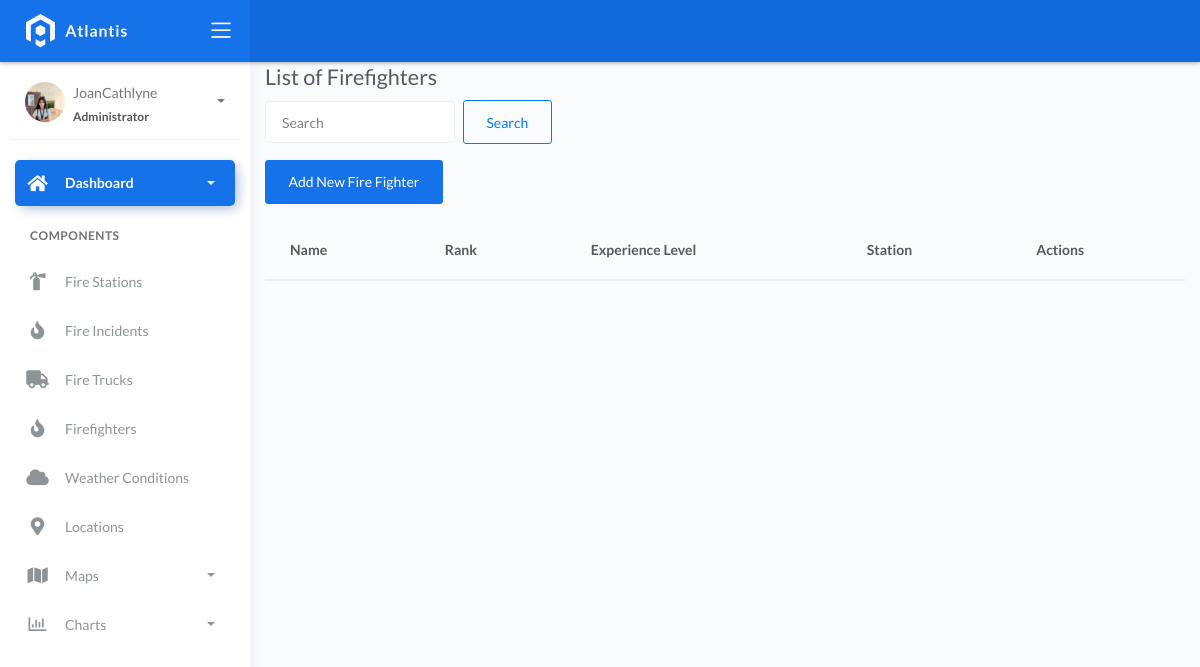
Page /firefighters/ on the earlier database version.
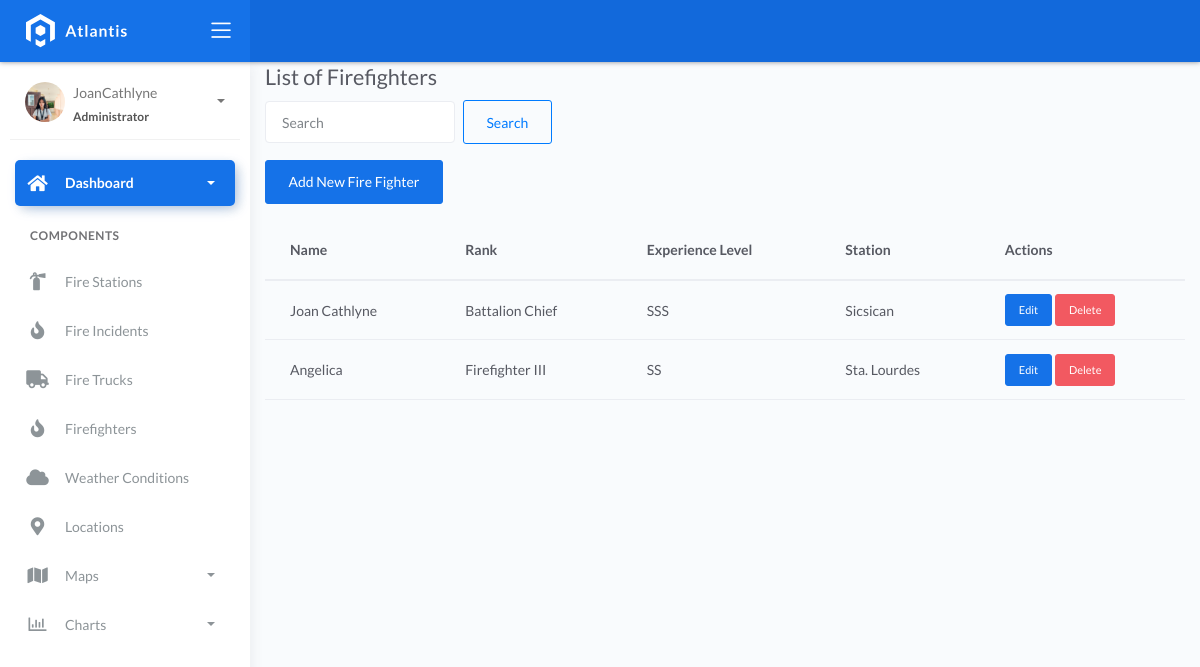
Same page on the later database version.
### fire/models.py (models this page shows, shortened)
class BaseModel(models.Model):
    created_at = models.DateTimeField(auto_now_add=True, db_index=True)
    updated_at = models.DateTimeField(auto_now=True)
    class Meta:
        abstract = True

class Firefighters(BaseModel):
    XP_CHOICES = (
        ('Probationary Firefighter', 'Probationary Firefighter'),
        ('Firefighter I', 'Firefighter I'),
        ('Firefighter II', 'Firefighter II'),
        ('Firefighter III', 'Firefighter III'),
        ('Driver', 'Driver'),
        ('Captain', 'Captain'),
        ('Battalion Chief', 'Battalion Chief'),)
    name = models.CharField(max_length=150)
    rank = models.CharField(max_length=150, choices=XP_CHOICES)
    experience_level = models.CharField(max_length=150)
    station = models.ForeignKey(FireStation, on_delete=models.SET_NULL, null=True, blank=True)

class FireStation(BaseModel):
    name = models.CharField(max_length=150)
    latitude = models.DecimalField(
        max_digits=22, decimal_places=16, null=True, blank=True)
    longitude = models.DecimalField(
        max_digits=22, decimal_places=16, null=True, blank=True)
    address = models.CharField(max_length=150)
    city = models.CharField(max_length=150)  # can be in separate table
    country = models.CharField(max_length=150)  # can be in separate table

### fire/views.py (the view)
# urls.py: path('firefighters/', views.firefighter_list, name='firefighter_list'),
def firefighter_list(request):
    query = request.GET.get('q')
    if query:
        firefighters = Firefighters.objects.filter(
            Q(name__icontains=query) |
            Q(rank__icontains=query) |
            Q(experience_level__icontains=query) |
            Q(station__name__icontains=query)
        )
    else:
        firefighters = Firefighters.objects.all()
    return render(request, 'firefighter_list.html', {'firefighters': firefighters})

### templates/firefighter_list.html (shortened to what this page needs)
{% extends 'base.html' %}
{% block content %}
<div class="container">
    <h2>List of Firefighters</h2>
    <form method="get" class="form-inline mb-3">
        <input type="text" name="q" class="form-control mr-2" placeholder="Search" value="{{ request.GET.q }}">
        <button type="submit" class="btn btn-outline-primary">Search</button>
      </form>
      <a href="{% url 'firefighter_create' %}" class="btn btn-primary mb-3">Add New Fire Fighter</a>
      <table class="table">
        <thead>
            <tr>
                <th>Name</th>
                <th>Rank</th>
                <th>Experience Level</th>
                <th>Station</th>
                <th>Actions</th>
            </tr>
        </thead>
        <tbody>
            {% for firefighter in firefighters %}
            <tr>
                <td>{{ firefighter.name }}</td>
                <td>{{ firefighter.rank }}</td>
                <td>{{ firefighter.experience_level }}</td>
                <td>{{ firefighter.station.name }}</td>
                <td>
                    <a href="{% url 'firefighter_update' firefighter.pk %}" class="btn btn-sm btn-primary">Edit</a>
                    <a href="{% url 'firefighter_delete' firefighter.pk %}" class="btn btn-sm btn-danger">Delete</a>
                </td>
            </tr>
            {% endfor %}
        </tbody>
    </table>
</div>
{% endblock %}

Differences in the rows shown:
added Firefighters: name "Joan Cathlyne", rank "Battalion Chief", experience_level "SSS", station.name "Sicsican"
added Firefighters: name "Angelica", rank "Firefighter III", experience_level "SS", station.name "Sta. Lourdes"
